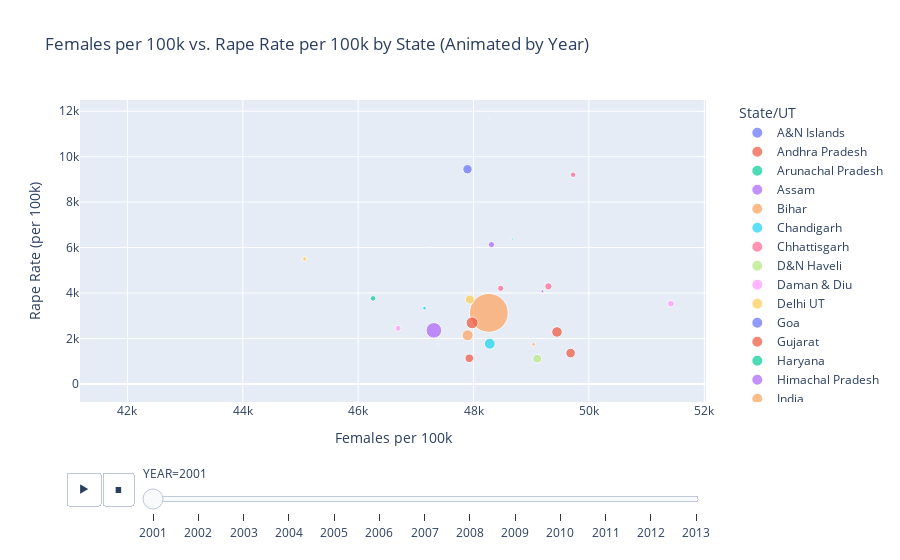

Notebook cell for this chart:
### Code cell
# Create scatter plot
fig = px.scatter(
    df,
    x='FEMALES(per_100k)',
    y='RAPE(per_100k)',
    color='STATE/UT',
    size='POPULATION',
    size_max=30,
    hover_data=['STATE/UT', 'YEAR', 'POPULATION'],  # extra info on hover
    title='Females per 100k vs. Rape Rate per 100k by State & Year',
)

# Optional: add animation over years (beautiful effect!)
fig = px.scatter(
    df,
    x='FEMALES(per_100k)',
    y='RAPE(per_100k)',
    color='STATE/UT',
    size='POPULATION',
    size_max=30,
    hover_data=['STATE/UT', 'YEAR', 'POPULATION'],
    animation_frame='YEAR',
    title='Females per 100k vs. Rape Rate per 100k by State (Animated by Year)',
)

# Customize layout
fig.update_layout(
    xaxis_title='Females per 100k',
    yaxis_title='Rape Rate (per 100k)',
    legend_title='State/UT',
    legend=dict(
        orientation="v",
        y=1,
        yanchor="top",
        x=1.05,
        xanchor="left"
    )
)

fig.show()

### Figure 1 — Plotly figure (JSON) as saved in the notebook; plotly's stock layout.template omitted (floating-point values rounded to 4 significant figures)
{"data": [{"customdata": [["A&N Islands", 2001, 356]], "hovertemplate": "STATE/UT=%{customdata[0]}<br>YEAR=%{customdata[1]}<br>FEMALES(per_100k)=%{x}<br>RAPE(per_100k)=%{y}<br>POPULATION=%{customdata[2]}<extra></extra>", "legendgroup": "A&N Islands", "marker": {"color": "#636efa", "size": [356], "sizemode": "area", "sizeref": 1360.0, "symbol": "circle"}, "mode": "markers", "name": "A&N Islands", "orientation": "v", "showlegend": true, "type": "scatter", "x": [45790.0], "xaxis": "x", "y": [1685.0], "yaxis": "y"}, {"customdata": [["Andhra Pradesh", 2001, 76210]], "hovertemplate": "STATE/UT=%{customdata[0]}<br>YEAR=%{customdata[1]}<br>FEMALES(per_100k)=%{x}<br>RAPE(per_100k)=%{y}<br>POPULATION=%{customdata[2]}<extra></extra>", "legendgroup": "Andhra Pradesh", "marker": {"color": "#EF553B", "size": [76210], "sizemode": "area", "sizeref": 1360.0, "symbol": "circle"}, "mode": "markers", "name": "Andhra Pradesh", "orientation": "v", "showlegend": true, "type": "scatter", "x": [49450.0], "xaxis": "x", "y": [2286.0], "yaxis": "y"}, {"customdata": [["Arunachal Pradesh", 2001, 1098]], "hovertemplate": "STATE/UT=%{customdata[0]}<br>YEAR=%{customdata[1]}<br>FEMALES(per_100k)=%{x}<br>RAPE(per_100k)=%{y}<br>POPULATION=%{customdata[2]}<extra></extra>", "legendgroup": "Arunachal Pradesh", "marker": {"color": "#00cc96", "size": [1098], "sizemode": "area", "sizeref": 1360.0, "symbol": "circle"}, "mode": "markers", "name": "Arunachal Pradesh", "orientation": "v", "showlegend": true, "type": "scatter", "x": [47180.0], "xaxis": "x", "y": [6011.0], "yaxis": "y"}, {"customdata": [["Assam", 2001, 26656]], "hovertemplate": "STATE/UT=%{customdata[0]}<br>YEAR=%{customdata[1]}<br>FEMALES(per_100k)=%{x}<br>RAPE(per_100k)=%{y}<br>POPULATION=%{customdata[2]}<extra></extra>", "legendgroup": "Assam", "marker": {"color": "#ab63fa", "size": [26656], "sizemode": "area", "sizeref": 1360.0, "symbol": "circle"}, "mode": "markers", "name": "Assam", "orientation": "v", "showlegend": true, "type": "scatter", "x": [48310.0], "xaxis": "x", "y": [6130.0], "yaxis": "y"}, {"customdata": [["Bihar", 2001, 82999]], "hovertemplate": "STATE/UT=%{customdata[0]}<br>YEAR=%{customdata[1]}<br>FEMALES(per_100k)=%{x}<br>RAPE(per_100k)=%{y}<br>POPULATION=%{customdata[2]}<extra></extra>", "legendgroup": "Bihar", "marker": {"color": "#FFA15A", "size": [82999], "sizemode": "area", "sizeref": 1360.0, "symbol": "circle"}, "mode": "markers", "name": "Bihar", "orientation": "v", "showlegend": true, "type": "scatter", "x": [47900.0], "xaxis": "x", "y": [2140.0], "yaxis": "y"}, {"customdata": [["Chandigarh", 2001, 901]], "hovertemplate": "STATE/UT=%{customdata[0]}<br>YEAR=%{customdata[1]}<br>FEMALES(per_100k)=%{x}<br>RAPE(per_100k)=%{y}<br>POPULATION=%{customdata[2]}<extra></extra>", "legendgroup": "Chandigarh", "marker": {"color": "#19d3f3", "size": [901], "sizemode": "area", "sizeref": 1360.0, "symbol": "circle"}, "mode": "markers", "name": "Chandigarh", "orientation": "v", "showlegend": true, "type": "scatter", "x": [43730.0], "xaxis": "x", "y": [3996.0], "yaxis": "y"}, {"customdata": [["Chhattisgarh", 2001, 20834]], "hovertemplate": "STATE/UT=%{customdata[0]}<br>YEAR=%{customdata[1]}<br>FEMALES(per_100k)=%{x}<br>RAPE(per_100k)=%{y}<br>POPULATION=%{customdata[2]}<extra></extra>", "legendgroup": "Chhattisgarh", "marker": {"color": "#FF6692", "size": [20834], "sizemode": "area", "sizeref": 1360.0, "symbol": "circle"}, "mode": "markers", "name": "Chhattisgarh", "orientation": "v", "showlegend": true, "type": "scatter", "x": [49730.0], "xaxis": "x", "y": [9206.0], "yaxis": "y"}, {"customdata": [["D&N Haveli", 2001, 220]], "hovertemplate": "STATE/UT=%{customdata[0]}<br>YEAR=%{customdata[1]}<br>FEMALES(per_100k)=%{x}<br>RAPE(per_100k)=%{y}<br>POPULATION=%{customdata[2]}<extra></extra>", "legendgroup": "D&N Haveli", "marker": {"color": "#B6E880", "size": [220], "sizemode": "area", "sizeref": 1360.0, "symbol": "circle"}, "mode": "markers", "name": "D&N Haveli", "orientation": "v", "showlegend": true, "type": "scatter", "x": [45000], "xaxis": "x", "y": [5455.0], "yaxis": "y"}, {"customdata": [["Daman & Diu", 2001, 158]], "hovertemplate": "STATE/UT=%{customdata[0]}<br>YEAR=%{customdata[1]}<br>FEMALES(per_100k)=%{x}<br>RAPE(per_100k)=%{y}<br>POPULATION=%{customdata[2]}<extra></extra>", "legendgroup": "Daman & Diu", "marker": {"color": "#FF97FF", "size": [158], "sizemode": "area", "sizeref": 1360.0, "symbol": "circle"}, "mode": "markers", "name": "Daman & Diu", "orientation": "v", "showlegend": true, "type": "scatter", "x": [41770.0], "xaxis": "x", "y": [0], "yaxis": "y"}, {"customdata": [["Delhi UT", 2001, 13851]], "hovertemplate": "STATE/UT=%{customdata[0]}<br>YEAR=%{customdata[1]}<br>FEMALES(per_100k)=%{x}<br>RAPE(per_100k)=%{y}<br>POPULATION=%{customdata[2]}<extra></extra>", "legendgroup": "Delhi UT", "marker": {"color": "#FECB52", "size": [13851], "sizemode": "area", "sizeref": 1360.0, "symbol": "circle"}, "mode": "markers", "name": "Delhi UT", "orientation": "v", "showlegend": true, "type": "scatter", "x": [45070.0], "xaxis": "x", "y": [5501.0], "yaxis": "y"}, {"customdata": [["Goa", 2001, 1348]], "hovertemplate": "STATE/UT=%{customdata[0]}<br>YEAR=%{customdata[1]}<br>FEMALES(per_100k)=%{x}<br>RAPE(per_100k)=%{y}<br>POPULATION=%{customdata[2]}<extra></extra>", "legendgroup": "Goa", "marker": {"color": "#636efa", "size": [1348], "sizemode": "area", "sizeref": 1360.0, "symbol": "circle"}, "mode": "markers", "name": "Goa", "orientation": "v", "showlegend": true, "type": "scatter", "x": [48960.0], "xaxis": "x", "y": [1780.0], "yaxis": "y"}, {"customdata": [["Gujarat", 2001, 50671]], "hovertemplate": "STATE/UT=%{customdata[0]}<br>YEAR=%{customdata[1]}<br>FEMALES(per_100k)=%{x}<br>RAPE(per_100k)=%{y}<br>POPULATION=%{customdata[2]}<extra></extra>", "legendgroup": "Gujarat", "marker": {"color": "#EF553B", "size": [50671], "sizemode": "area", "sizeref": 1360.0, "symbol": "circle"}, "mode": "markers", "name": "Gujarat", "orientation": "v", "showlegend": true, "type": "scatter", "x": [47930.0], "xaxis": "x", "y": [1129.0], "yaxis": "y"}, {"customdata": [["Haryana", 2001, 21145]], "hovertemplate": "STATE/UT=%{customdata[0]}<br>YEAR=%{customdata[1]}<br>FEMALES(per_100k)=%{x}<br>RAPE(per_100k)=%{y}<br>POPULATION=%{customdata[2]}<extra></extra>", "legendgroup": "Haryana", "marker": {"color": "#00cc96", "size": [21145], "sizemode": "area", "sizeref": 1360.0, "symbol": "circle"}, "mode": "markers", "name": "Haryana", "orientation": "v", "showlegend": true, "type": "scatter", "x": [46260.0], "xaxis": "x", "y": [3764.0], "yaxis": "y"}, {"customdata": [["Himachal Pradesh", 2001, 6078]], "hovertemplate": "STATE/UT=%{customdata[0]}<br>YEAR=%{customdata[1]}<br>FEMALES(per_100k)=%{x}<br>RAPE(per_100k)=%{y}<br>POPULATION=%{customdata[2]}<extra></extra>", "legendgroup": "Himachal Pradesh", "marker": {"color": "#ab63fa", "size": [6078], "sizemode": "area", "sizeref": 1360.0, "symbol": "circle"}, "mode": "markers", "name": "Himachal Pradesh", "orientation": "v", "showlegend": true, "type": "scatter", "x": [49190.0], "xaxis": "x", "y": [4080.0], "yaxis": "y"}, {"customdata": [["India", 2001, 1028610]], "hovertemplate": "STATE/UT=%{customdata[0]}<br>YEAR=%{customdata[1]}<br>FEMALES(per_100k)=%{x}<br>RAPE(per_100k)=%{y}<br>POPULATION=%{customdata[2]}<extra></extra>", "legendgroup": "India", "marker": {"color": "#FFA15A", "size": [1028610], "sizemode": "area", "sizeref": 1360.0, "symbol": "circle"}, "mode": "markers", "name": "India", "orientation": "v", "showlegend": true, "type": "scatter", "x": [48260.0], "xaxis": "x", "y": [3126.0], "yaxis": "y"}, {"customdata": [["Jammu & Kashmir", 2001, 10144]], "hovertemplate": "STATE/UT=%{customdata[0]}<br>YEAR=%{customdata[1]}<br>FEMALES(per_100k)=%{x}<br>RAPE(per_100k)=%{y}<br>POPULATION=%{customdata[2]}<extra></extra>", "legendgroup": "Jammu & Kashmir", "marker": {"color": "#19d3f3", "size": [10144], "sizemode": "area", "sizeref": 1360.0, "symbol": "circle"}, "mode": "markers", "name": "Jammu & Kashmir", "orientation": "v", "showlegend": true, "type": "scatter", "x": [47150.0], "xaxis": "x", "y": [3332.0], "yaxis": "y"}, {"customdata": [["Jharkhand", 2001, 26946]], "hovertemplate": "STATE/UT=%{customdata[0]}<br>YEAR=%{customdata[1]}<br>FEMALES(per_100k)=%{x}<br>RAPE(per_100k)=%{y}<br>POPULATION=%{customdata[2]}<extra></extra>", "legendgroup": "Jharkhand", "marker": {"color": "#FF6692", "size": [26946], "sizemode": "area", "sizeref": 1360.0, "symbol": "circle"}, "mode": "markers", "name": "Jharkhand", "orientation": "v", "showlegend": true, "type": "scatter", "x": [48470.0], "xaxis": "x", "y": [4208.0], "yaxis": "y"}, {"customdata": [["Karnataka", 2001, 52851]], "hovertemplate": "STATE/UT=%{customdata[0]}<br>YEAR=%{customdata[1]}<br>FEMALES(per_100k)=%{x}<br>RAPE(per_100k)=%{y}<br>POPULATION=%{customdata[2]}<extra></extra>", "legendgroup": "Karnataka", "marker": {"color": "#B6E880", "size": [52851], "sizemode": "area", "sizeref": 1360.0, "symbol": "circle"}, "mode": "markers", "name": "Karnataka", "orientation": "v", "showlegend": true, "type": "scatter", "x": [49100.0], "xaxis": "x", "y": [1109.0], "yaxis": "y"}, {"customdata": [["Kerala", 2001, 31841]], "hovertemplate": "STATE/UT=%{customdata[0]}<br>YEAR=%{customdata[1]}<br>FEMALES(per_100k)=%{x}<br>RAPE(per_100k)=%{y}<br>POPULATION=%{customdata[2]}<extra></extra>", "legendgroup": "Kerala", "marker": {"color": "#FF97FF", "size": [31841], "sizemode": "area", "sizeref": 1360.0, "symbol": "circle"}, "mode": "markers", "name": "Kerala", "orientation": "v", "showlegend": true, "type": "scatter", "x": [51420.0], "xaxis": "x", "y": [3530.0], "yaxis": "y"}, {"customdata": [["Lakshadweep", 2001, 61]], "hovertemplate": "STATE/UT=%{customdata[0]}<br>YEAR=%{customdata[1]}<br>FEMALES(per_100k)=%{x}<br>RAPE(per_100k)=%{y}<br>POPULATION=%{customdata[2]}<extra></extra>", "legendgroup": "Lakshadweep", "marker": {"color": "#FECB52", "size": [61], "sizemode": "area", "sizeref": 1360.0, "symbol": "circle"}, "mode": "markers", "name": "Lakshadweep", "orientation": "v", "showlegend": true, "type": "scatter", "x": [49180.0], "xaxis": "x", "y": [0], "yaxis": "y"}, {"customdata": [["Madhya Pradesh", 2001, 60348]], "hovertemplate": "STATE/UT=%{customdata[0]}<br>YEAR=%{customdata[1]}<br>FEMALES(per_100k)=%{x}<br>RAPE(per_100k)=%{y}<br>POPULATION=%{customdata[2]}<extra></extra>", "legendgroup": "Madhya Pradesh", "marker": {"color": "#636efa", "size": [60348], "sizemode": "area", "sizeref": 1360.0, "symbol": "circle"}, "mode": "markers", "name": "Madhya Pradesh", "orientation": "v", "showlegend": true, "type": "scatter", "x": [47900.0], "xaxis": "x", "y": [9449.0], "yaxis": "y"}, {"customdata": [["Maharashtra", 2001, 96879]], "hovertemplate": "STATE/UT=%{customdata[0]}<br>YEAR=%{customdata[1]}<br>FEMALES(per_100k)=%{x}<br>RAPE(per_100k)=%{y}<br>POPULATION=%{customdata[2]}<extra></extra>", "legendgroup": "Maharashtra", "marker": {"color": "#EF553B", "size": [96879], "sizemode": "area", "sizeref": 1360.0, "symbol": "circle"}, "mode": "markers", "name": "Maharashtra", "orientation": "v", "showlegend": true, "type": "scatter", "x": [47980.0], "xaxis": "x", "y": [2688.0], "yaxis": "y"}, {"customdata": [["Manipur", 2001, 2167]], "hovertemplate": "STATE/UT=%{customdata[0]}<br>YEAR=%{customdata[1]}<br>FEMALES(per_100k)=%{x}<br>RAPE(per_100k)=%{y}<br>POPULATION=%{customdata[2]}<extra></extra>", "legendgroup": "Manipur", "marker": {"color": "#00cc96", "size": [2167], "sizemode": "area", "sizeref": 1360.0, "symbol": "circle"}, "mode": "markers", "name": "Manipur", "orientation": "v", "showlegend": true, "type": "scatter", "x": [49420.0], "xaxis": "x", "y": [1846.0], "yaxis": "y"}, {"customdata": [["Meghalaya", 2001, 2319]], "hovertemplate": "STATE/UT=%{customdata[0]}<br>YEAR=%{customdata[1]}<br>FEMALES(per_100k)=%{x}<br>RAPE(per_100k)=%{y}<br>POPULATION=%{customdata[2]}<extra></extra>", "legendgroup": "Meghalaya", "marker": {"color": "#ab63fa", "size": [2319], "sizemode": "area", "sizeref": 1360.0, "symbol": "circle"}, "mode": "markers", "name": "Meghalaya", "orientation": "v", "showlegend": true, "type": "scatter", "x": [49290.0], "xaxis": "x", "y": [2242.0], "yaxis": "y"}, {"customdata": [["Mizoram", 2001, 889]], "hovertemplate": "STATE/UT=%{customdata[0]}<br>YEAR=%{customdata[1]}<br>FEMALES(per_100k)=%{x}<br>RAPE(per_100k)=%{y}<br>POPULATION=%{customdata[2]}<extra></extra>", "legendgroup": "Mizoram", "marker": {"color": "#FFA15A", "size": [889], "sizemode": "area", "sizeref": 1360.0, "symbol": "circle"}, "mode": "markers", "name": "Mizoram", "orientation": "v", "showlegend": true, "type": "scatter", "x": [48260.0], "xaxis": "x", "y": [11700.0], "yaxis": "y"}, {"customdata": [["Nagaland", 2001, 1990]], "hovertemplate": "STATE/UT=%{customdata[0]}<br>YEAR=%{customdata[1]}<br>FEMALES(per_100k)=%{x}<br>RAPE(per_100k)=%{y}<br>POPULATION=%{customdata[2]}<extra></extra>", "legendgroup": "Nagaland", "marker": {"color": "#19d3f3", "size": [1990], "sizemode": "area", "sizeref": 1360.0, "symbol": "circle"}, "mode": "markers", "name": "Nagaland", "orientation": "v", "showlegend": true, "type": "scatter", "x": [47390.0], "xaxis": "x", "y": [1709.0], "yaxis": "y"}, {"customdata": [["Odisha", 2001, 36805]], "hovertemplate": "STATE/UT=%{customdata[0]}<br>YEAR=%{customdata[1]}<br>FEMALES(per_100k)=%{x}<br>RAPE(per_100k)=%{y}<br>POPULATION=%{customdata[2]}<extra></extra>", "legendgroup": "Odisha", "marker": {"color": "#FF6692", "size": [36805], "sizemode": "area", "sizeref": 1360.0, "symbol": "circle"}, "mode": "markers", "name": "Odisha", "orientation": "v", "showlegend": true, "type": "scatter", "x": [49300.0], "xaxis": "x", "y": [4293.0], "yaxis": "y"}, {"customdata": [["Puducherry", 2001, 974]], "hovertemplate": "STATE/UT=%{customdata[0]}<br>YEAR=%{customdata[1]}<br>FEMALES(per_100k)=%{x}<br>RAPE(per_100k)=%{y}<br>POPULATION=%{customdata[2]}<extra></extra>", "legendgroup": "Puducherry", "marker": {"color": "#B6E880", "size": [974], "sizemode": "area", "sizeref": 1360.0, "symbol": "circle"}, "mode": "markers", "name": "Puducherry", "orientation": "v", "showlegend": true, "type": "scatter", "x": [50000], "xaxis": "x", "y": [1848.0], "yaxis": "y"}, {"customdata": [["Punjab", 2001, 24359]], "hovertemplate": "STATE/UT=%{customdata[0]}<br>YEAR=%{customdata[1]}<br>FEMALES(per_100k)=%{x}<br>RAPE(per_100k)=%{y}<br>POPULATION=%{customdata[2]}<extra></extra>", "legendgroup": "Punjab", "marker": {"color": "#FF97FF", "size": [24359], "sizemode": "area", "sizeref": 1360.0, "symbol": "circle"}, "mode": "markers", "name": "Punjab", "orientation": "v", "showlegend": true, "type": "scatter", "x": [46690.0], "xaxis": "x", "y": [2447.0], "yaxis": "y"}, {"customdata": [["Rajasthan", 2001, 56507]], "hovertemplate": "STATE/UT=%{customdata[0]}<br>YEAR=%{customdata[1]}<br>FEMALES(per_100k)=%{x}<br>RAPE(per_100k)=%{y}<br>POPULATION=%{customdata[2]}<extra></extra>", "legendgroup": "Rajasthan", "marker": {"color": "#FECB52", "size": [56507], "sizemode": "area", "sizeref": 1360.0, "symbol": "circle"}, "mode": "markers", "name": "Rajasthan", "orientation": "v", "showlegend": true, "type": "scatter", "x": [47940.0], "xaxis": "x", "y": [3713.0], "yaxis": "y"}, {"customdata": [["Sikkim", 2001, 541]], "hovertemplate": "STATE/UT=%{customdata[0]}<br>YEAR=%{customdata[1]}<br>FEMALES(per_100k)=%{x}<br>RAPE(per_100k)=%{y}<br>POPULATION=%{customdata[2]}<extra></extra>", "legendgroup": "Sikkim", "marker": {"color": "#636efa", "size": [541], "sizemode": "area", "sizeref": 1360.0, "symbol": "circle"}, "mode": "markers", "name": "Sikkim", "orientation": "v", "showlegend": true, "type": "scatter", "x": [46580.0], "xaxis": "x", "y": [2957.0], "yaxis": "y"}, {"customdata": [["Tamil Nadu", 2001, 62406]], "hovertemplate": "STATE/UT=%{customdata[0]}<br>YEAR=%{customdata[1]}<br>FEMALES(per_100k)=%{x}<br>RAPE(per_100k)=%{y}<br>POPULATION=%{customdata[2]}<extra></extra>", "legendgroup": "Tamil Nadu", "marker": {"color": "#EF553B", "size": [62406], "sizemode": "area", "sizeref": 1360.0, "symbol": "circle"}, "mode": "markers", "name": "Tamil Nadu", "orientation": "v", "showlegend": true, "type": "scatter", "x": [49680.0], "xaxis": "x", "y": [1356.0], "yaxis": "y"}, {"customdata": [["Tripura", 2001, 3199]], "hovertemplate": "STATE/UT=%{customdata[0]}<br>YEAR=%{customdata[1]}<br>FEMALES(per_100k)=%{x}<br>RAPE(per_100k)=%{y}<br>POPULATION=%{customdata[2]}<extra></extra>", "legendgroup": "Tripura", "marker": {"color": "#00cc96", "size": [3199], "sizemode": "area", "sizeref": 1360.0, "symbol": "circle"}, "mode": "markers", "name": "Tripura", "orientation": "v", "showlegend": true, "type": "scatter", "x": [48670.0], "xaxis": "x", "y": [6377.0], "yaxis": "y"}, {"customdata": [["Uttar Pradesh", 2001, 166198]], "hovertemplate": "STATE/UT=%{customdata[0]}<br>YEAR=%{customdata[1]}<br>FEMALES(per_100k)=%{x}<br>RAPE(per_100k)=%{y}<br>POPULATION=%{customdata[2]}<extra></extra>", "legendgroup": "Uttar Pradesh", "marker": {"color": "#ab63fa", "size": [166198], "sizemode": "area", "sizeref": 1360.0, "symbol": "circle"}, "mode": "markers", "name": "Uttar Pradesh", "orientation": "v", "showlegend": true, "type": "scatter", "x": [47310.0], "xaxis": "x", "y": [2356.0], "yaxis": "y"}, {"customdata": [["Uttarakhand", 2001, 8489]], "hovertemplate": "STATE/UT=%{customdata[0]}<br>YEAR=%{customdata[1]}<br>FEMALES(per_100k)=%{x}<br>RAPE(per_100k)=%{y}<br>POPULATION=%{customdata[2]}<extra></extra>", "legendgroup": "Uttarakhand", "marker": {"color": "#FFA15A", "size": [8489], "sizemode": "area", "sizeref": 1360.0, "symbol": "circle"}, "mode": "markers", "name": "Uttarakhand", "orientation": "v", "showlegend": true, "type": "scatter", "x": [49040.0], "xaxis": "x", "y": [1743.0], "yaxis": "y"}, {"customdata": [["West Bengal", 2001, 80176]], "hovertemplate": "STATE/UT=%{customdata[0]}<br>YEAR=%{customdata[1]}<br>FEMALES(per_100k)=%{x}<br>RAPE(per_100k)=%{y}<br>POPULATION=%{customdata[2]}<extra></extra>", "legendgroup": "West Bengal", "marker": {"color": "#19d3f3", "size": [80176], "sizemode": "area", "sizeref": 1360.0, "symbol": "circle"}, "mode": "markers", "name": "West Bengal", "orientation": "v", "showlegend": true, "type": "scatter", "x": [48280.0], "xaxis": "x", "y": [1769.0], "yaxis": "y"}], "layout": {"legend": {"itemsizing": "constant", "orientation": "v", "title": {"text": "State/UT"}, "tracegroupgap": 0, "x": 1.05, "xanchor": "left", "y": 1, "yanchor": "top"}, "sliders": [{"active": 0, "currentvalue": {"prefix": "YEAR="}, "len": 0.9, "pad": {"b": 10, "t": 60}, "steps": [{"args": [["2001"], {"frame": {"duration": 0, "redraw": false}, "fromcurrent": true, "mode": "immediate", "transition": {"duration": 0, "easing": "linear"}}], "label": "2001", "method": "animate"}, {"args": [["2002"], {"frame": {"duration": 0, "redraw": false}, "fromcurrent": true, "mode": "immediate", "transition": {"duration": 0, "easing": "linear"}}], "label": "2002", "method": "animate"}, {"args": [["2003"], {"frame": {"duration": 0, "redraw": false}, "fromcurrent": true, "mode": "immediate", "transition": {"duration": 0, "easing": "linear"}}], "label": "2003", "method": "animate"}, {"args": [["2004"], {"frame": {"duration": 0, "redraw": false}, "fromcurrent": true, "mode": "immediate", "transition": {"duration": 0, "easing": "linear"}}], "label": "2004", "method": "animate"}, {"args": [["2005"], {"frame": {"duration": 0, "redraw": false}, "fromcurrent": true, "mode": "immediate", "transition": {"duration": 0, "easing": "linear"}}], "label": "2005", "method": "animate"}, {"args": [["2006"], {"frame": {"duration": 0, "redraw": false}, "fromcurrent": true, "mode": "immediate", "transition": {"duration": 0, "easing": "linear"}}], "label": "2006", "method": "animate"}, {"args": [["2007"], {"frame": {"duration": 0, "redraw": false}, "fromcurrent": true, "mode": "immediate", "transition": {"duration": 0, "easing": "linear"}}], "label": "2007", "method": "animate"}, {"args": [["2008"], {"frame": {"duration": 0, "redraw": false}, "fromcurrent": true, "mode": "immediate", "transition": {"duration": 0, "easing": "linear"}}], "label": "2008", "method": "animate"}, {"args": [["2009"], {"frame": {"duration": 0, "redraw": false}, "fromcurrent": true, "mode": "immediate", "transition": {"duration": 0, "easing": "linear"}}], "label": "2009", "method": "animate"}, {"args": [["2010"], {"frame": {"duration": 0, "redraw": false}, "fromcurrent": true, "mode": "immediate", "transition": {"duration": 0, "easing": "linear"}}], "label": "2010", "method": "animate"}, {"args": [["2011"], {"frame": {"duration": 0, "redraw": false}, "fromcurrent": true, "mode": "immediate", "transition": {"duration": 0, "easing": "linear"}}], "label": "2011", "method": "animate"}, {"args": [["2012"], {"frame": {"duration": 0, "redraw": false}, "fromcurrent": true, "mode": "immediate", "transition": {"duration": 0, "easing": "linear"}}], "label": "2012", "method": "animate"}, {"args": [["2013"], {"frame": {"duration": 0, "redraw": false}, "fromcurrent": true, "mode": "immediate", "transition": {"duration": 0, "easing": "linear"}}], "label": "2013", "method": "animate"}], "x": 0.1, "xanchor": "left", "y": 0, "yanchor": "top"}], "title": {"text": "Females per 100k vs. Rape Rate per 100k by State (Animated by Year)"}, "updatemenus": [{"buttons": [{"args": [null, {"frame": {"duration": 500, "redraw": false}, "fromcurrent": true, "mode": "immediate", "transition": {"duration": 500, "easing": "linear"}}], "label": "&#9654;", "method": "animate"}, {"args": [[null], {"frame": {"duration": 0, "redraw": false}, "fromcurrent": true, "mode": "immediate", "transition": {"duration": 0, "easing": "linear"}}], "label": "&#9724;", "method": "animate"}], "direction": "left", "pad": {"r": 10, "t": 70}, "showactive": false, "type": "buttons", "x": 0.1, "xanchor": "right", "y": 0, "yanchor": "top"}], "xaxis": {"anchor": "y", "domain": [0, 1], "title": {"text": "Females per 100k"}}, "yaxis": {"anchor": "x", "domain": [0, 1], "title": {"text": "Rape Rate (per 100k)"}}}}
